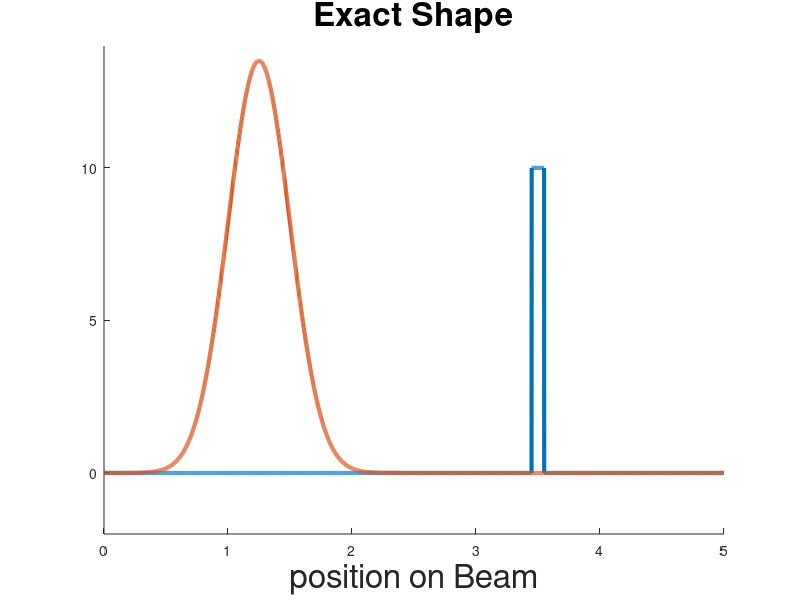

Write the MATLAB code that produced this figure.
clf;clc;clear;
Length            = 5; %0.4573        ;%length
NumNode           = 10000  ;%number of modes
Stiffness         = 0.491; %0.491      ;
MassDensity       = 0.093; %  0.093
DampingVis        = 0.0013;%0.0013     ;
DampingKV         = 0.0000649;%0.00000000000649  ;%0.0000649 
ActLoc            = Length*0.3 ; 
SenLoc            = Length*0.7 ; 
ActWidth          = Length*0.01; % 0.01
SenWidth          = Length*0.01;
StateWeight       = 1          ;%state weight in the cost function
ControlWeight     = 1          ;%control weight in the cost function, must be one for unitary assumpt of zhou for Riccaties page 376
DisturbanceEnergy = 1000          ;
DisturbanceMean   = Length*0.25 ;%disturbance is a gaussian function
DisturbanceVar    = Length*0.05;
DistWeightOnMeasurement = 1    ; % must be one for unitary assumption of zhou page 376
NumLoc            = 100;        

L = Length;
sensorLoc = SenLoc;
sensorWidth = SenWidth;
DisturbanceWidth = DisturbanceVar;
dx   = 0.001;
x    = 0:dx:L;


sensor  = zeros(1,length(x));
I1 = floor((SenWidth/Length)*length(x));
I2 = floor(length(x)*SenLoc/Length);
sensor(I2-I1:I2+I1) = 1/(2*SenWidth);

Disutrbance    = exp((-1/2)*((x-DisturbanceMean)/DisturbanceWidth).^2); %Disturbance a normalized gaussian function
Disutrbance    = 9*Disutrbance/(norm(Disutrbance)*sqrt(dx));          %Normalizing L2 norm to one

figure(1)
hold;
plot(x,sensor,'LineWidth',3);
plot(x,Disutrbance,'LineWidth',3);
hold off;
xlabel('position on Beam');
%ylabel('Y');
title('Exact Shape');
axis([0 5 -2 14])
set(findall(gcf,'type','text'),'fontSize',24);
